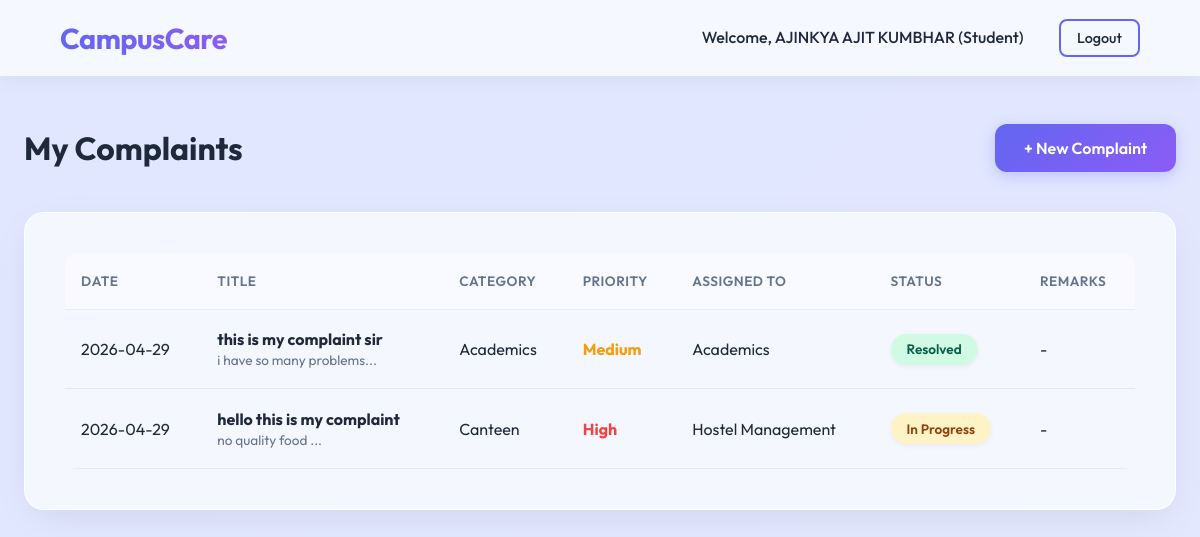
/dashboard (signed in), run on the app's committed database.
### tables this page shows
CREATE TABLE users (
            user_id INTEGER PRIMARY KEY AUTOINCREMENT,
            name TEXT NOT NULL,
            email TEXT UNIQUE NOT NULL,
            password TEXT NOT NULL,
            role TEXT NOT NULL CHECK(role IN ('student', 'admin', 'department'))
        , dept_id INTEGER, is_active INTEGER DEFAULT 1, designation TEXT, age INTEGER, phone TEXT, photo TEXT);

CREATE TABLE complaints (
            complaint_id INTEGER PRIMARY KEY AUTOINCREMENT,
            user_id INTEGER,
            title TEXT NOT NULL,
            description TEXT NOT NULL,
            category TEXT NOT NULL,
            status TEXT NOT NULL DEFAULT 'Pending' CHECK(status IN ('Pending', 'In Progress', 'Resolved', 'Rejected')),
            priority TEXT NOT NULL DEFAULT 'Low' CHECK(priority IN ('High', 'Medium', 'Low')),
            file_path TEXT,
            date TIMESTAMP DEFAULT CURRENT_TIMESTAMP,
            FOREIGN KEY (user_id) REFERENCES users (user_id)
        );

CREATE TABLE departments (
            dept_id INTEGER PRIMARY KEY AUTOINCREMENT,
            dept_name TEXT NOT NULL
        );

### app.py (the view)
@app.route('/dashboard')
def user_dashboard():
    if not g.user or g.user['role'] != 'student':
        return redirect(url_for('login'))
    conn = database.get_db_connection()
    complaints = conn.execute('''
        SELECT c.*, d.dept_name, a.remarks
        FROM complaints c
        LEFT JOIN complaint_assignments a ON c.complaint_id = a.complaint_id
        LEFT JOIN departments d ON a.dept_id = d.dept_id
        WHERE c.user_id = ?
        ORDER BY c.date DESC
    ''', (g.user['user_id'],)).fetchall()
    conn.close()
    return render_template('user_dashboard.html', complaints=complaints)

### app.py (called while the page is built)
@app.before_request
def load_user():
    g.user = None
    if 'user_id' in session:
        conn = database.get_db_connection()
        user = conn.execute('SELECT * FROM users WHERE user_id = ?', (session['user_id'],)).fetchone()
        conn.close()
        if user and user['is_active'] == 0:
            session.pop('user_id', None)
            g.user = None
            flash('Your account has been terminated by the administrator.', 'danger')
        else:
            g.user = user

### database.py (called while the page is built)
def get_db_connection():
    conn = sqlite3.connect(DB_PATH)
    conn.row_factory = sqlite3.Row
    return conn

### templates/user_dashboard.html
{% extends 'base.html' %}
{% block content %}
<div class="dashboard-header">
    <h2>My Complaints</h2>
    <a href="{{ url_for('submit_complaint') }}" class="btn btn-primary">+ New Complaint</a>
</div>
<div class="glass-panel">
    {% if complaints %}
    <div class="table-responsive">
        <table>
            <thead>
                <tr>
                    <th>Date</th>
                    <th>Title</th>
                    <th>Category</th>
                    <th>Priority</th>
                    <th>Assigned To</th>
                    <th>Status</th>
                    <th>Remarks</th>
                </tr>
            </thead>
            <tbody>
                {% for c in complaints %}
                <tr>
                    <td>{{ c.date[:10] }}</td>
                    <td><strong>{{ c.title }}</strong><br><small style="color: var(--text-muted); font-size: 0.85em;">{{ c.description[:50] }}...</small></td>
                    <td>{{ c.category }}</td>
                    <td><span class="priority-{{ c.priority }}">{{ c.priority }}</span></td>
                    <td>{{ c.dept_name or 'Unassigned' }}</td>
                    <td>
                        <span class="badge
                            {% if c.status == 'Pending' %}badge-pending
                            {% elif c.status == 'In Progress' %}badge-progress
                            {% else %}badge-resolved{% endif %}">
                            {{ c.status }}
                        </span>
                    </td>
                    <td>{{ c.remarks or '-' }}</td>
                </tr>
                {% endfor %}
            </tbody>
        </table>
    </div>
    {% else %}
    <p style="text-align: center; color: var(--text-muted); padding: 2rem;">No complaints submitted yet.</p>
    {% endif %}
</div>
{% endblock %}

### templates/base.html (shortened to what this page needs)
<!DOCTYPE html>
<html lang="en">
<head>
    <link rel="stylesheet" href="{{ url_for('static', filename='css/style.css') }}">
</head>
<body>
    <nav>
        <a href="{{ url_for('index') }}" class="brand">CampusCare</a>
        <div class="nav-links">
            {% if g.user %}
                <span>Welcome, {{ g.user.name }} ({{ g.user.role|capitalize }})</span>
                <a href="{{ url_for('logout') }}" class="btn btn-outline btn-sm">Logout</a>
            {% else %}
                <a href="{{ url_for('login') }}">Login</a>
                <a href="{{ url_for('register') }}" class="btn btn-primary btn-sm">Register</a>
            {% endif %}
        </div>
    </nav>
    <div class="container">
        {% block content %}{% endblock %}
    </div>
</body>
</html>

### static/css/style.css (style rules this page uses)
:root { --primary: #6366f1; --primary-hover: #4f46e5; --bg-gradient: linear-gradient(135deg, #e0e7ff 0%, #ede9fe 100%); --text-main: #1e293b; --text-muted: #64748b; --glass-bg: rgba(255, 255, 255, 0.65); --glass-border: rgba(255, 255, 255, 0.8); --glass-shadow: 0 10px 40px -10px rgba(0, 0, 0, 0.1); --success: #10b981; --warning: #f59e0b; --danger: #ef4444; }
* { margin: 0; padding: 0; box-sizing: border-box; font-family: 'Outfit', sans-serif; }
body { background: var(--bg-gradient); min-height: 100vh; color: var(--text-main); display: flex; flex-direction: column; background-size: 400% 400%; animation: gradientBG 15s ease infinite; }
.glass-panel { background: var(--glass-bg); backdrop-filter: blur(12px); -webkit-backdrop-filter: blur(12px); border: 1px solid var(--glass-border); border-radius: 20px; box-shadow: var(--glass-shadow); padding: 2.5rem; transition: transform 0.3s ease, box-shadow 0.3s ease; }
nav { background: rgba(255, 255, 255, 0.7); backdrop-filter: blur(16px); padding: 1.2rem 5%; display: flex; justify-content: space-between; align-items: center; box-shadow: 0 4px 20px rgba(0, 0, 0, 0.05); position: sticky; top: 0; z-index: 1000; }
nav .brand { font-size: 1.8rem; font-weight: 700; background: linear-gradient(to right, var(--primary), #8b5cf6); -webkit-background-clip: text; -webkit-text-fill-color: transparent; text-decoration: none; letter-spacing: -0.5px; }
nav .nav-links a, nav .nav-links span { text-decoration: none; color: var(--text-main); margin-left: 2rem; font-weight: 500; transition: color 0.3s, transform 0.2s; display: inline-block; }
.container { max-width: 1200px; margin: 3rem auto; padding: 0 1.5rem; flex: 1; width: 100%; }
.btn { display: inline-block; padding: 0.85rem 1.8rem; border: none; border-radius: 12px; font-weight: 600; cursor: pointer; text-decoration: none; transition: all 0.3s ease; text-align: center; font-size: 1rem; }
.btn-primary { background: linear-gradient(135deg, var(--primary), #8b5cf6); color: white; box-shadow: 0 4px 15px rgba(99, 102, 241, 0.3); }
.btn-outline { background: transparent; border: 2px solid var(--primary); color: var(--primary); }
.btn-sm { padding: 0.5rem 1rem; font-size: 0.9rem; border-radius: 8px; }
.table-responsive { overflow-x: auto; border-radius: 12px; }
table { width: 100%; border-collapse: separate; border-spacing: 0; }
th, td { padding: 1.2rem 1rem; text-align: left; border-bottom: 1px solid rgba(0,0,0,0.06); transition: background-color 0.2s; }
th { font-weight: 600; color: var(--text-muted); background: rgba(255, 255, 255, 0.4); text-transform: uppercase; font-size: 0.85rem; letter-spacing: 0.5px; }
.badge { padding: 0.4rem 1rem; border-radius: 9999px; font-size: 0.85rem; font-weight: 600; display: inline-block; box-shadow: 0 2px 5px rgba(0,0,0,0.05); }
.badge-progress { background: #fef3c7; color: #92400e; }
.badge-resolved { background: #d1fae5; color: #065f46; }
.priority-High { color: var(--danger); font-weight: bold; }
.priority-Medium { color: var(--warning); font-weight: bold; }
.dashboard-header { display: flex; justify-content: space-between; align-items: center; margin-bottom: 2.5rem; }
.dashboard-header h2 { font-size: 2rem; font-weight: 700; color: var(--text-main); }

### data on the page
users: user.name "AJINKYA AJIT KUMBHAR", user.role "Student"
complaints: date "2026-04-29", title "this is my complaint sir", description "i have so many problems", category "Academics", priority "Medium", dept_name "Academics", status "Resolved", remarks "-"
complaints: date "2026-04-29", title "hello this is my complaint", description "no quality food", category "Canteen", priority "High", dept_name "Hostel Management", status "In Progress", remarks "-"
